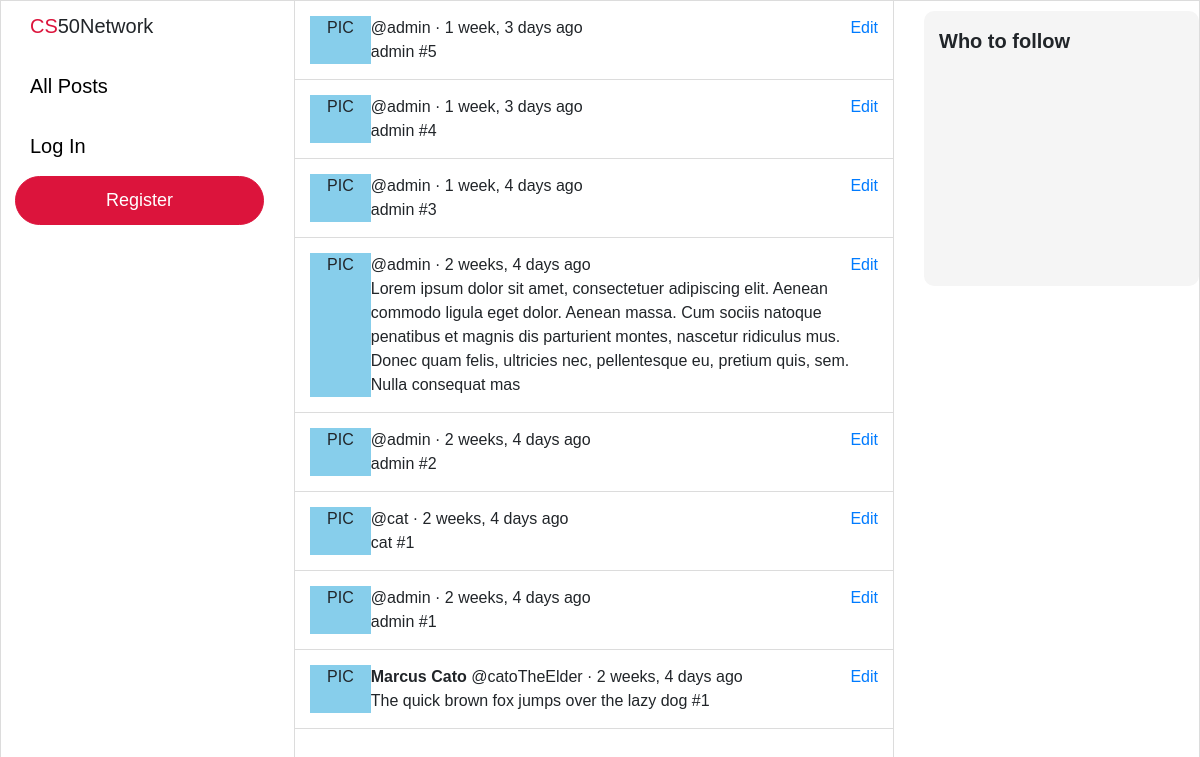
/, run on an earlier commit of the app's database.
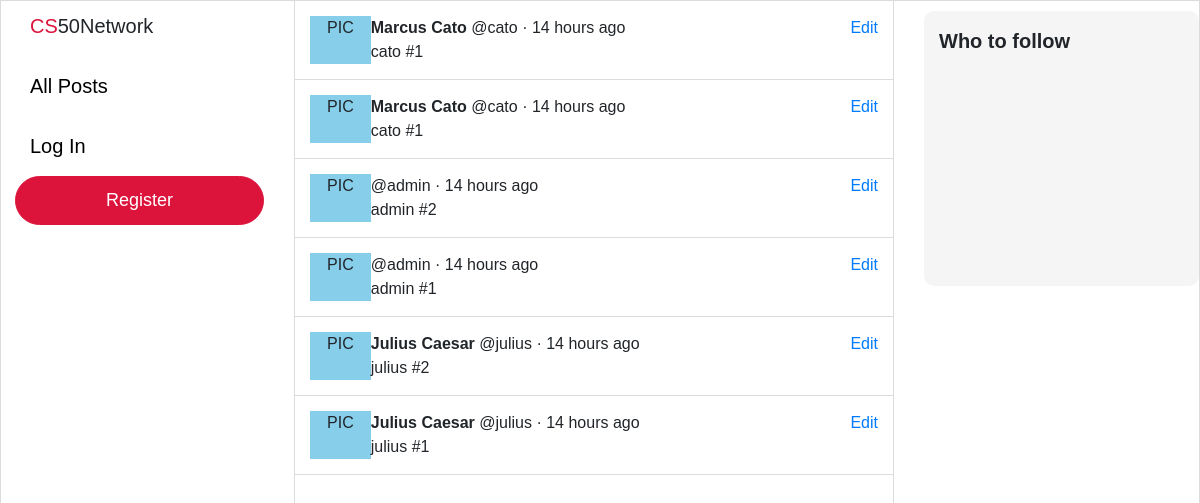
And on a later commit of the database.
### network/models.py (models this page shows, shortened)
class Post(models.Model):
    user = models.ForeignKey("User", on_delete=models.CASCADE, related_name="posts")
    body = models.TextField(blank=True, max_length=280)
    likes = models.ManyToManyField("User", blank=True, related_name="likes")
    timestamp = models.DateTimeField(auto_now_add=True)
    def get_time(self):
        return humanize.naturaltime(self.timestamp)

class User(AbstractUser):
    pass

### network/views.py (the view)
# urls.py: path("", views.index, name="index"),
def index(request):
    posts = Post.objects.all().order_by('-timestamp')
    context = {"posts": posts}
    return render(request, "network/index.html", context)

### network/templates/network/index.html (shortened to what this page needs)
{% extends "network/layout.html" %}
{% block body %}
        {% for post in posts %}
        <div class="post-outer-container">
            <div class="post-container">
                <div class="profile-pic">
                    PIC
                </div>
                <div class="post-body-container">
                    <div class="post-body-top">
                        <div>
                            <b>{{ post.user.first_name }} {{ post.user.last_name }}</b> @{{ post.user.username }} · {{ post.get_time }}
                        </div>
                        <a class="edit" href=""#>Edit</a>
                    </div>
                    <div class="post-body">
                        {{ post.body }}
                    </div>
                </div>
            </div>
        </div>
        {% endfor %}
        {% endblock %}

### network/templates/network/layout.html (shortened to what this page needs)
{% load static %}
<!DOCTYPE html>
<html lang="en">
    <head>
        <link rel="stylesheet" href="https://stackpath.bootstrapcdn.com/bootstrap/4.4.1/css/bootstrap.min.css">
        <link href="{% static 'network/styles.css' %}" rel="stylesheet">
    </head>
    <body>
        <div class="left-pane">
            <nav class="navigation-bar">
                    <div class="logo">
                        <div><span style="color: crimson">CS</span>50Network</div>
                    </div>
                    <div class="navigation-item-container">
                        <div class="navigation-item">
                            <a class="navigation-link" href="{% url 'index' %}">All Posts</a>
                        </div>
                    </div>
                    {% if user.is_authenticated %}
                    <div class="logout">
                        <a class="navigation-link" href="{% url 'logout' %}">Log Out</a>
                    </div>
                    {% else %}
                    <div class="navigation-item-container">
                        <div class="navigation-item">
                            <a class="navigation-link" href="{% url 'login' %}">Log In</a>
                        </div>
                    </div>
                    <div class="register">
                        <a class="navigation-link" href="{% url 'register' %}">Register</a>
                    </div>
                    {% endif %}
            </nav>
        </div>
        <div class="body">
            {% block body %}
            {% endblock %}
        </div>
        <div class="right-pane">
            <div class="who-to-follow-container">
                <div class="who-to-follow">
                    <p>Who to follow</p>
                </div>
            </div>
        </div>
    </body>
</html>

### network/static/network/styles.css (style rules this page uses)
body { border: 1px solid gainsboro; display: grid; font-family: Arial, Helvetica, sans-serif; font-size: 18px; grid-template-columns: 2fr minmax(400px, 600px) 2fr; grid-template-rows: 1fr; height: 100vh; width: 100vw; overflow: hidden; }
.navigation-bar { font-size: 20px; margin-top: 10px; margin-left: auto; margin-right: 30px; max-width: 250px; width: 85%; }
.logo { cursor: default; padding-left: 15px; padding-bottom: 15px; }
.navigation-item-container { display: block; }
.navigation-item a { border-radius: 25px; display: inline-block; margin: 5px 0 5px 0; padding: 10px 15px 10px 15px; transition: background-color 0.15s linear; }
.navigation-link { color: black; }
.logout .navigation-link, .register .navigation-link { color: white; font-size: 18px; }
.logout a, .register a { background-color: crimson; border: 1px solid crimson; border-radius: 25px; display: flex; justify-content: center; padding: 10px 0 10px 0; transition: filter 0.25s }
.body { border-left: 1px solid gainsboro; border-right: 1px solid gainsboro; overflow: scroll; width: 100%; }
.post-outer-container { border-bottom: 1px solid gainsboro; padding: 15px; }
.post-container { background-color: white; display: flex; font-size: 16px; height: auto; width: 100%; }
.profile-pic { text-align: center; width: 68px; background-color: skyblue; }
.post-body-container { width: 100%; }
.post-body-top { display: flex; justify-content: space-between; }
.right-pane { display: block; justify-content: left; }
.who-to-follow-container { margin-top: 10px; margin-left: 30px; height: 275px; width: 275px; }
.who-to-follow { background-color: whitesmoke; border-radius: 10px; padding: 15px; height: 100%; width: 100%; }
.who-to-follow p { font-size: 20px; font-weight: bold; }

What changed in the data, as far as the page shows it:
removed Post: user.username "admin", get_time "1 week, 3 days ago", body "admin #5"
removed Post: user.username "admin", get_time "1 week, 3 days ago", body "admin #4"
removed Post: user.username "admin", get_time "1 week, 4 days ago", body "admin #3"
removed Post: user.username "admin", get_time "2 weeks, 4 days ago", body "Lorem ipsum dolor sit amet, consectetuer adipiscing elit. Aenean commodo ligula eget dolor. Aenean massa. Cum sociis natoque penatibus et magnis dis parturient montes, nascetur ridiculus mus. Donec quam felis, ultricies nec, pellentesque eu, pretium quis, sem. Nulla consequat mas"
removed Post: user.username "admin", get_time "2 weeks, 4 days ago", body "admin #1"
removed Post: user.first_name "Marcus", user.last_name "Cato", user.username "catoTheElder", get_time "2 weeks, 4 days ago", body "The quick brown fox jumps over the lazy dog #1"
added Post: user.first_name "Marcus", user.last_name "Cato", user.username "cato", get_time "14 hours ago", body "cato #1"
added Post: user.first_name "Marcus", user.last_name "Cato", user.username "cato", get_time "14 hours ago", body "cato #1"
changed Post "admin #2": get_time "2 weeks, 4 days ago" → "14 hours ago"
changed Post: user.username "cat" → "admin"; get_time "2 weeks, 4 days ago" → "14 hours ago"; body "cat #1" → "admin #1"
added Post: user.first_name "Julius", user.last_name "Caesar", user.username "julius", get_time "14 hours ago", body "julius #2"
added Post: user.first_name "Julius", user.last_name "Caesar", user.username "julius", get_time "14 hours ago", body "julius #1"
